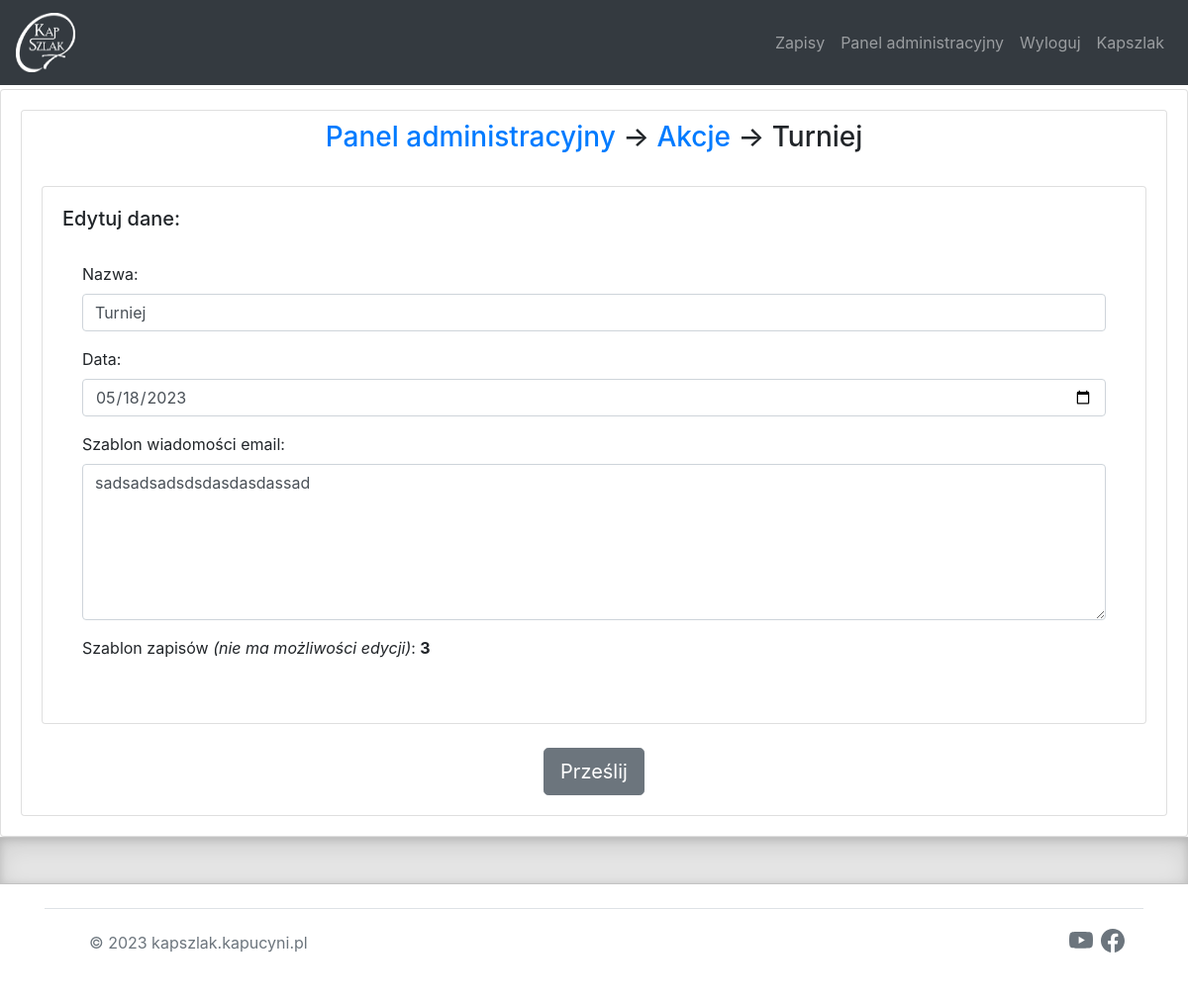
Page /dashboard/editevent?event_id=10 (signed in) on the committed database.
### website/models.py (models this page shows)
class Events(db.Model):
    id = db.Column(db.Integer, primary_key=True)
    year_id = db.Column(db.Integer, db.ForeignKey('year.id'))
    signup = db.relationship('Signup', backref='events')
    name = db.Column(db.String(300))
    date  = db.Column(db.Date)
    temp_id = db.Column(db.Integer)
    is_active = db.Column(db.Boolean, default=True, nullable=False)
    mail_temp = db.Column(db.String(1000))

### website/views.py (the view)
@views.route('/dashboard/editevent', methods=['GET', 'POST'])
@login_required
def edit_event():
    event_id = request.args.get('event_id', None)
    backup = request.args.get('backup', None)
    event = Events.query.get(int(event_id))
    if event:
        if request.method == 'POST':
            check = db_update_event(event)
            if check:
                return redirect(url_for('views.edit_year'))
            else:
                return redirect(f'/dashboard/editevent?event_id={event_id}')
        return render_template('editevent.html', event=event, user=current_user)
    else:
        flash('Operacja nie jest dostepna', category='error')
        return redirect(url_for('views.dashboard'))

### website/templates/editevent.html (shortened to what this page needs)
{% extends "base.html" %}
{% block content %}
<div class="card">
	<div class="card-body">
		<div class="card">
			   <h3 class="card-title" align="center"><a href ='/dashboard'>Panel administracyjny</a> -> <a href='/dashboard/events'>Akcje</a> -> {{ event.name }}</h3>
		  	<div class="card-body">
			    <form method="POST">
				  <div class="card">
				    <div class="card-body">
				      <h5 class="card-title">Edytuj dane:</h5>
		  		<div class="card-body">
				<div class="form-group">
					<label for="name">Nazwa:</label>
					 	<input
					      type="text"
					      class="form-control"
					      id="name"
					      name="name"
					      value = {{ event.name }}
							/>
					</div>
				<div class="form-group">
					<label for="date">Data:</label>
					 	<input
					      type="date"
					      class="form-control"
					      id="date"
					      name="date"
					      value = {{ event.date }}
					    />
					</div>
					<div class="form-group">
					<label for="mail_temp">Szablon wiadomości email:</label>
					 	<textarea
					      class="form-control"
					      id="mail_temp"
					      name="mail_temp"
					      rows="6"
					      cols="40"
					    >{{ event.mail_temp }}</textarea>
					</div>
					<div class="form-group">
						<label for="temp_id">Szablon zapisów <i>(nie ma możliwości edycji)</i>: <b>{{ event.temp_id }}</b></label>
					</div>
				</div>
					</div>
				</div>
				<br>
				<div class="col-md-12 text-center">
					 <a href="#"><button type="submit" class="btn btn-secondary btn-lg">Prześlij</button></a>
				</div>
			</form>
			</div>
		</div>
	</div>
</div>
{% endblock %}

### website/static/css/style.css (style rules this page uses)
h3 { margin-top: 10px; }

### rows in the picture
Events: name "Turniej", date "05/18/2023", mail_temp "sadsadsadsdsdasdasdassad", temp_id "3"
